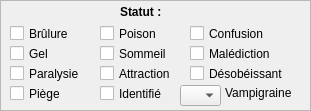
                 <widget class="QFrame" name="frame_9">
                  <property name="geometry">
                   <rect>
                    <x>180</x>
                    <y>280</y>
                    <width>311</width>
                    <height>111</height>
                   </rect>
                  </property>
                  <property name="frameShape">
                   <enum>QFrame::StyledPanel</enum>
                  </property>
                  <property name="frameShadow">
                   <enum>QFrame::Raised</enum>
                  </property>
                  <widget class="QCheckBox" name="effetbrule_2">
                   <property name="geometry">
                    <rect>
                     <x>10</x>
                     <y>25</y>
                     <width>81</width>
                     <height>17</height>
                    </rect>
                   </property>
                   <property name="font">
                    <font>
                     <weight>50</weight>
                     <bold>false</bold>
                    </font>
                   </property>
                   <property name="text">
                    <string>Brûlure</string>
                   </property>
                  </widget>
                  <widget class="QCheckBox" name="effetgel_2">
                   <property name="geometry">
                    <rect>
                     <x>10</x>
                     <y>45</y>
                     <width>81</width>
                     <height>17</height>
                    </rect>
                   </property>
                   <property name="font">
                    <font>
                     <weight>50</weight>
                     <bold>false</bold>
                    </font>
                   </property>
                   <property name="text">
                    <string>Gel</string>
                   </property>
                  </widget>
                  <widget class="QCheckBox" name="effetpara_2">
                   <property name="geometry">
                    <rect>
                     <x>10</x>
                     <y>65</y>
                     <width>81</width>
                     <height>17</height>
                    </rect>
                   </property>
                   <property name="font">
                    <font>
                     <weight>50</weight>
                     <bold>false</bold>
                    </font>
                   </property>
                   <property name="text">
                    <string>Paralysie</string>
                   </property>
                  </widget>
                  <widget class="QLabel" name="label_42">
                   <property name="geometry">
                    <rect>
                     <x>120</x>
                     <y>5</y>
                     <width>47</width>
                     <height>13</height>
                    </rect>
                   </property>
                   <property name="font">
                    <font>
                     <weight>75</weight>
                     <bold>true</bold>
                    </font>
                   </property>
                   <property name="text">
                    <string>Statut :</string>
                   </property>
                  </widget>
                  <widget class="QCheckBox" name="effetpoison_2">
                   <property name="geometry">
                    <rect>
                     <x>100</x>
                     <y>25</y>
                     <width>81</width>
                     <height>17</height>
                    </rect>
                   </property>
                   <property name="font">
                    <font>
                     <weight>50</weight>
                     <bold>false</bold>
                    </font>
                   </property>
                   <property name="text">
                    <string>Poison</string>
                   </property>
                  </widget>
                  <widget class="QCheckBox" name="effetsommeil_2">
                   <property name="geometry">
                    <rect>
                     <x>100</x>
                     <y>45</y>
                     <width>81</width>
                     <height>17</height>
                    </rect>
                   </property>
                   <property name="font">
                    <font>
                     <weight>50</weight>
                     <bold>false</bold>
                    </font>
                   </property>
                   <property name="text">
                    <string>Sommeil</string>
                   </property>
                  </widget>
                  <widget class="QCheckBox" name="effetattrac_2">
                   <property name="geometry">
                    <rect>
                     <x>100</x>
                     <y>65</y>
                     <width>81</width>
                     <height>17</height>
                    </rect>
                   </property>
                   <property name="font">
                    <font>
                     <weight>50</weight>
                     <bold>false</bold>
                    </font>
                   </property>
                   <property name="text">
                    <string>Attraction</string>
                   </property>
                  </widget>
                  <widget class="QCheckBox" name="effetconfus_2">
                   <property name="geometry">
                    <rect>
                     <x>190</x>
                     <y>25</y>
                     <width>81</width>
                     <height>17</height>
                    </rect>
                   </property>
                   <property name="font">
                    <font>
                     <weight>50</weight>
                     <bold>false</bold>
                    </font>
                   </property>
                   <property name="text">
                    <string>Confusion</string>
                   </property>
                  </widget>
                  <widget class="QCheckBox" name="effetmaledi_2">
                   <property name="geometry">
                    <rect>
                     <x>190</x>
                     <y>45</y>
                     <width>91</width>
                     <height>17</height>
                    </rect>
                   </property>
                   <property name="font">
                    <font>
                     <weight>50</weight>
                     <bold>false</bold>
                    </font>
                   </property>
                   <property name="text">
                    <string>Malédiction</string>
                   </property>
                  </widget>
                  <widget class="QCheckBox" name="effetpiege_2">
                   <property name="geometry">
                    <rect>
                     <x>10</x>
                     <y>85</y>
                     <width>81</width>
                     <height>17</height>
                    </rect>
                   </property>
                   <property name="font">
                    <font>
                     <weight>50</weight>
                     <bold>false</bold>
                    </font>
                   </property>
                   <property name="text">
                    <string>Piège</string>
                   </property>
                  </widget>
                  <widget class="QCheckBox" name="effetident_2">
                   <property name="geometry">
                    <rect>
                     <x>100</x>
                     <y>85</y>
                     <width>81</width>
                     <height>17</height>
                    </rect>
                   </property>
                   <property name="font">
                    <font>
                     <weight>50</weight>
                     <bold>false</bold>
                    </font>
                   </property>
                   <property name="text">
                    <string>Identifié</string>
                   </property>
                  </widget>
                  <widget class="QCheckBox" name="effetdeso_2">
                   <property name="geometry">
                    <rect>
                     <x>190</x>
                     <y>65</y>
                     <width>101</width>
                     <height>17</height>
                    </rect>
                   </property>
                   <property name="font">
                    <font>
                     <weight>50</weight>
                     <bold>false</bold>
                    </font>
                   </property>
                   <property name="text">
                    <string>Désobéissant</string>
                   </property>
                  </widget>
                  <widget class="QComboBox" name="vampicible_2">
                   <property name="enabled">
                    <bool>true</bool>
                   </property>
                   <property name="geometry">
                    <rect>
                     <x>180</x>
                     <y>85</y>
                     <width>41</width>
                     <height>21</height>
                    </rect>
                   </property>
                   <property name="font">
                    <font>
                     <weight>50</weight>
                     <bold>false</bold>
                    </font>
                   </property>
                   <property name="editable">
                    <bool>false</bool>
                   </property>
                   <item>
                    <property name="text">
                     <string/>
                    </property>
                   </item>
                   <item>
                    <property name="text">
                     <string>1</string>
                    </property>
                   </item>
                   <item>
                    <property name="text">
                     <string>2</string>
                    </property>
                   </item>
                   <item>
                    <property name="text">
                     <string>3</string>
                    </property>
                   </item>
                   <item>
                    <property name="text">
                     <string>A</string>
                    </property>
                   </item>
                   <item>
                    <property name="text">
                     <string>B</string>
                    </property>
                   </item>
                   <item>
                    <property name="text">
                     <string>C</string>
                    </property>
                   </item>
                  </widget>
                  <widget class="QLabel" name="label_101">
                   <property name="geometry">
                    <rect>
                     <x>225</x>
                     <y>85</y>
                     <width>81</width>
                     <height>16</height>
                    </rect>
                   </property>
                   <property name="font">
                    <font>
                     <weight>50</weight>
                     <bold>false</bold>
                    </font>
                   </property>
                   <property name="text">
                    <string>Vampigraine</string>
                   </property>
                  </widget>
                 </widget>
